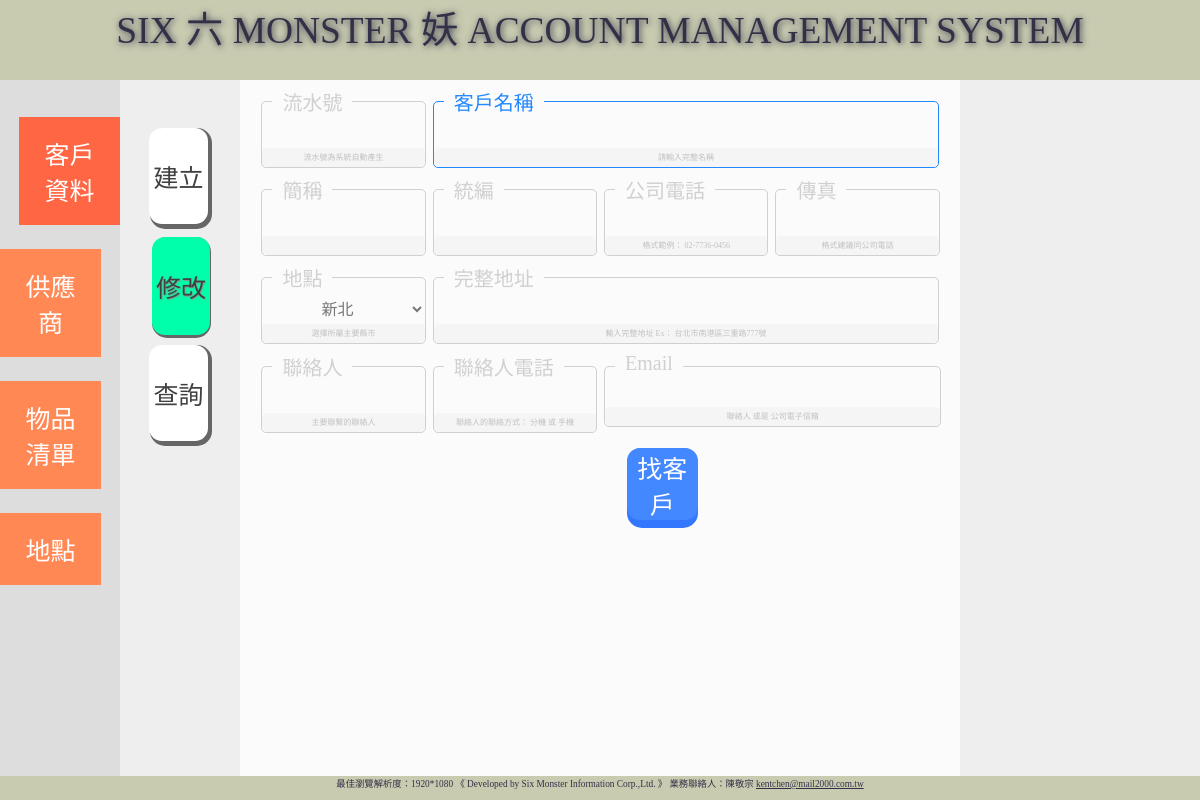
Before: /settings/client.php?mode=modify with the older database file.
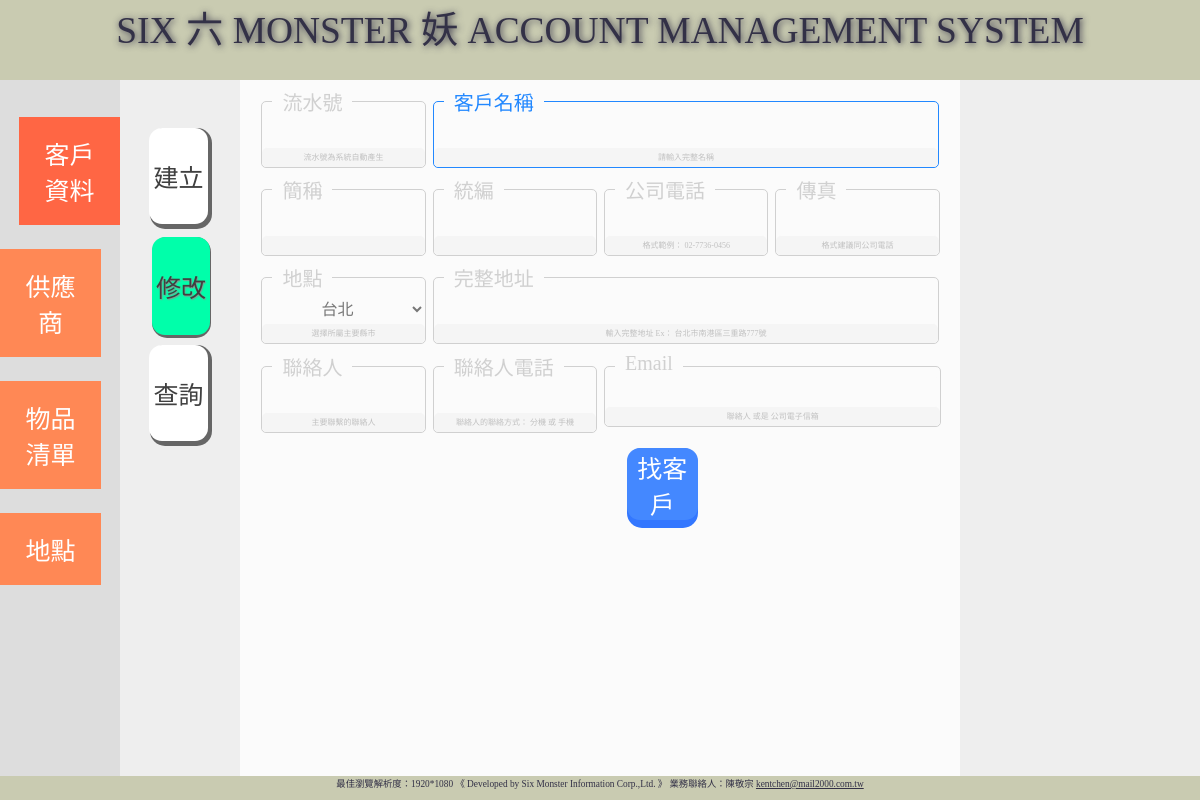
After: the same page with the newer database file.
### tables this page shows
CREATE TABLE `location_db` (
  `location_id` bigint(20) UNSIGNED NOT NULL COMMENT '地點編號',
  `country` varchar(20) DEFAULT NULL COMMENT '國家',
  `country_sid` varchar(2) DEFAULT NULL COMMENT '國家(UN/LOCODE)',
  `city` varchar(20) DEFAULT NULL COMMENT '城市',
  `city_sid` varchar(3) DEFAULT NULL COMMENT '城市(UN/LOCODE)',
  `invalid` tinyint(1) NOT NULL DEFAULT '0' COMMENT '作廢項目'
);

### settings/initialize.php (called while the page is built, shortened)
<?
include '../config.php' ;
$only_get_info=0;
?>

### settings/function.php (the view, shortened to what this page needs)
<?php
function var_init() {
	$client_s_id            = '' ;
	$client_name            = '' ;
	$client_nickname        = '' ;
	$client_ubn             = '' ;
	$client_company_phone   = '' ;
	$client_company_fax     = '' ;
	$client_email           = '' ;
	$client_address         = '' ;
	$client_contact         = '' ;
	$client_contact_phone   = '' ;
}
function location_select_option($conn, $selected='') {
	$sql_cmd = "select * from client_info.location_db where invalid='0'" ;
	$html_code = "<select id='location' name='location' $disabled>" ;
	$result = $conn->query($sql_cmd) ;
	if ($result->num_rows > 0) {
		while ($row = $result->fetch_assoc()) {
			if( $selected == $row['location_id'] ) {
				$html_code = $html_code."<option value='".$row['location_id']."' selected='selected'>".$row['city']."</option>" ;
			} else {
				$html_code = $html_code."<option value='".$row['location_id']."'>".$row['city']."</option>" ;
			}
		}
		$html_code = $html_code."</select>" ;
	} else {
		$final_status = $final_status.'<br/>讀取地點下拉選單錯誤<br/>' ;
	}
	return $html_code ;
}
?>

### settings/client.php (shortened to what this page needs)
<html>
<head>
</head>
<body class='settings'>
<?
		require("function.php") ;
		include("initialize.php") ;
		include("../config.php") ;
		$client_select_option = location_select_option($conn) ;
		if(isset($_POST['modify_mode']) or ($_GET["mode"]=="modify") ) {
			$button1='<button type="submit" name="find_button" class="com_info">找客戶</button>';
			$readonly = "readonly" ;
			$disabled="disabled" ;
			$location = location_select_option($conn) ;
		}
?>
	<form method="post" action="<?php echo $_SERVER['PHP_SELF']; ?>">
		<header>
			<?php echo $header_context; ?>
		</header>
		<nav>
			<ul>
				<div id='client'><a href='client.php?mode=modify' id='client'>客戶資料</a></div>
				<div id='supplier'><a href='supplier.php?mode=modify' id='supplier'>供應商</a></div>
				<div id='item'><a href='item.php?mode=modify' id='item'>物品清單</a></div>
				<div id='location'><a href='location.php?mode=modify' id='location'>地點</a></div>
			</ul>
		</nav>
		<div id='mode'>
			<ul>
				<li id='create'><button type=submit name='create_mode' id='create'>建立</button></li>
				<li id='modify'><button type=submit name='modify_mode' id='modify'>修改</button></li>
				<li id='find'><button type=submit name='find_mode' id='find'>查詢</button></li>
			</ul>
		</div>
		<div id="right">
		</div>
		<content>
			<ul>
			<?php
				if( $only_get_info != 1 ) {
					echo "
					<input type='hidden' name='client_customer_id' value='$client_customer_id'>
					<li id='list1'>
						<div id='sid'>
							<label for='sid'>流水號</label>
							<input type=text id='sid' name='s_id' value='$client_s_id' readonly>
							<span>流水號為系統自動產生</span>
						</div>
						<div id='name'>
							<label for='name'>客戶名稱</label>
							<input type=text id='name' name=name value='$client_name'>
							<span>請輸入完整名稱</span>
						</div>
					</li>
					<li id='list2'>
						<div id='nickname'>
							<label for='nickname'>簡稱</label>
							<input type=text id='nickname' name=nickname value='$client_nickname' $readonly>
							<span></span>
						</div>
						<div id='ubn'>
							<label for='ubn'>統編</label>
							<input type=text id='ubn' name=ubn value='$client_ubn' $readonly>
							<span></span>
						</div>
						<div id='company_phone'>
							<label for='company_phone'>公司電話</label>
							<input type=text id='company_phone' name=company_phone value='$client_company_phone' $readonly>
							<span>格式範例： 02-7736-0456 </span>
						</div>
						<div id='company_fax'>
							<label for='company_fax'>傳真</label>
							<input type=text id='company_fax' name=company_fax value='$client_company_fax' $readonly>
							<span>格式建議同公司電話 </span>
						</div>
					</li>
					<li id='list3'>
						<div id='location'>
							<label for='location'>地點</label>
							".$location."
							<span>選擇所屬主要縣市</span>
						</div>
						<div id='address'>
							<label for='address'>完整地址</label>
							<input type=text id='address' name=address value='$client_address' $readonly>
							<span>輸入完整地址 Ex： 台北市南港區三重路777號</span>
						</div>
					</li>
					<li id='list4'>
						<div id='contact'>
							<label for='contact'>聯絡人</label>
							<input type=text id='contact' name=contact value='$client_contact' $readonly>
							<span> 主要聯繫的聯絡人 </span>
						</div>
						<div id='contact_phone'>
							<label for='contact_phone'>聯絡人電話</label>
							<input type=text id='contact_phone' name=contact_phone value='$client_contact_phone' $readonly>
							<span> 聯絡人的聯絡方式： 分機 或 手機</span>
						</div>
						<div id='email'>
							<label for='email'>Email</label>
							<input type=text id='email' name=email value='$client_email' $readonly  class='default'>
							<span>聯絡人 或是 公司電子信箱</span>
						</div>
					</li>
					<li id='list5'>
						<div id='modify'>".$button1."</div>
						<div id='create'>".$button2."</div>
					</li>
					" ;
				}
				else {
					echo find_all($conn, "customer") ;
				}
			?>
			</ul>
		</content>
		<footer><?php echo $footer_context; ?></footer>
	</form>
</body>
</html>

### config.php (shortened to what this page needs)
<?
	$header_context 		= "SIX 六 MONSTER 妖 ACCOUNT MANAGEMENT SYSTEM";
	$footer_context 		=
							"最佳瀏覽解析度：1920*1080
							《 Developed by Six Monster Information Corp.,Ltd. 》
							業務聯絡人：陳敬宗
							<a href='mailto:kentchen@mail2000.com.tw'>kentchen@mail2000.com.tw</a>";
?>

Changed rows visible on the page:
no longer on this page (row unchanged): location_db: location "新北"
now on this page (row edited): location_db: location "台北"
